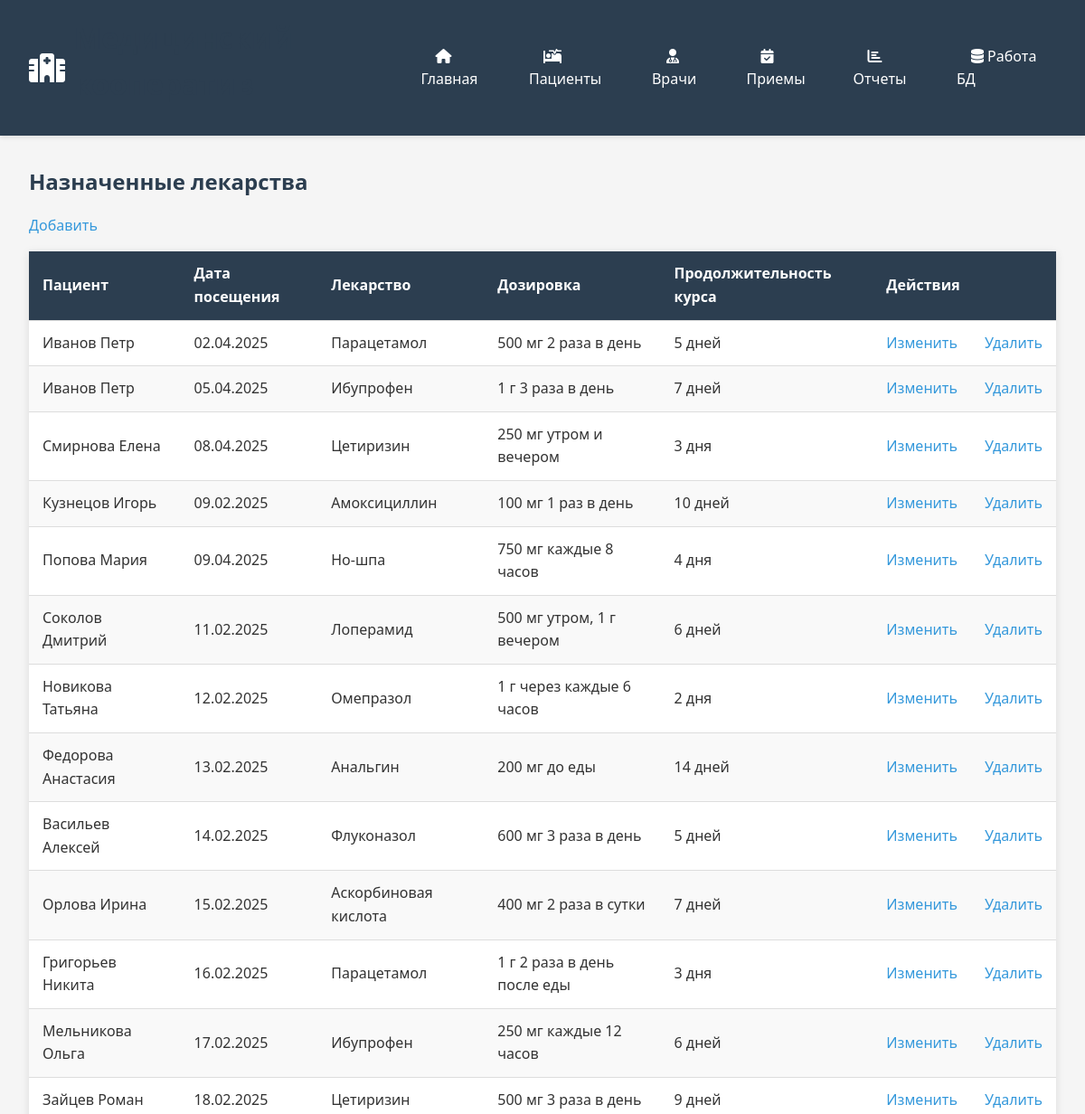
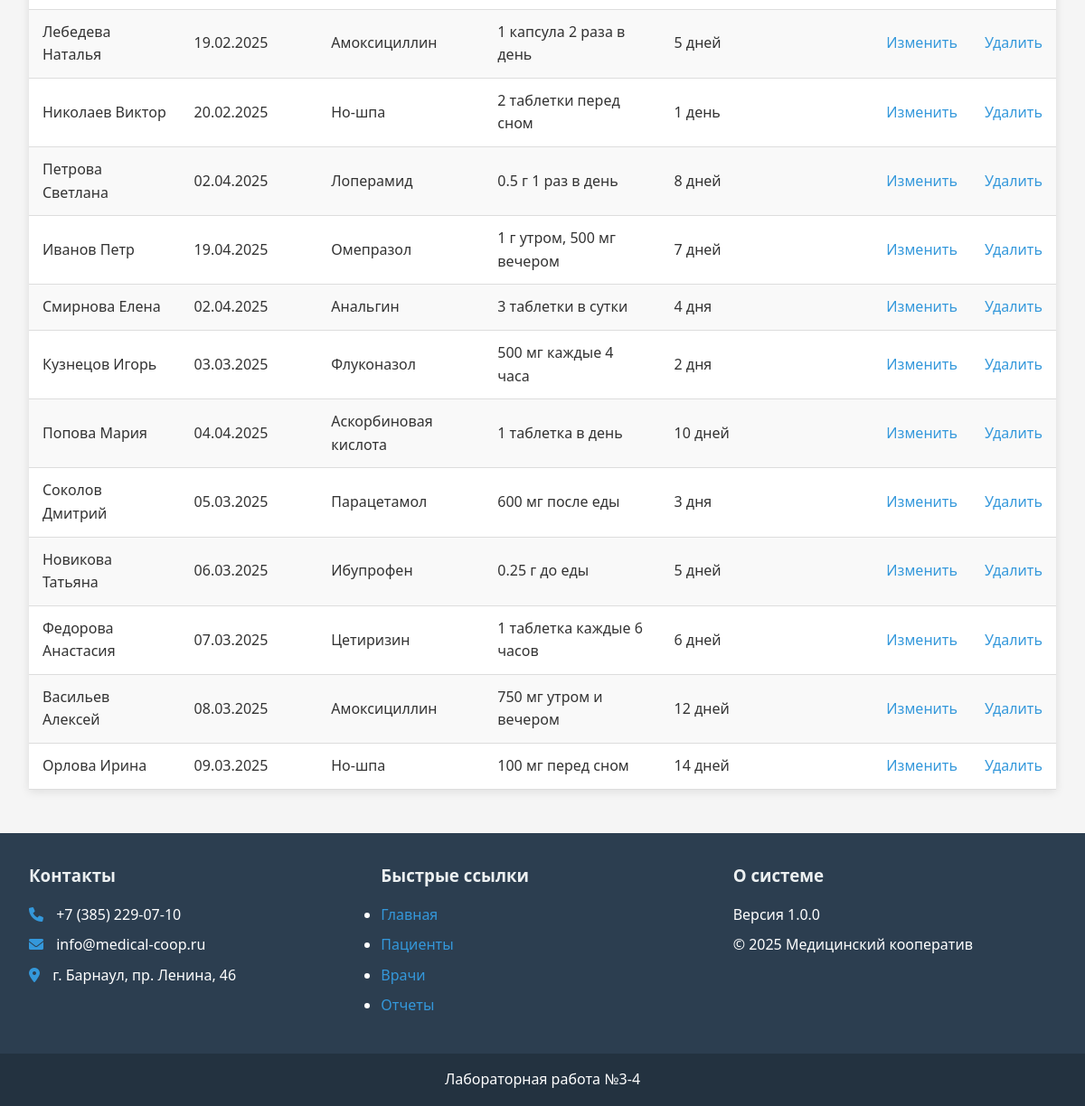
Page /pages/name_of_the_medicine/name_of_the_medicine.php on the committed database (2 pictures, top to bottom).
### tables this page shows
CREATE TABLE `name_of_the_medicine` (
  `id` int(11) NOT NULL,
  `visit` int(11) DEFAULT NULL,
  `medicine` int(11) DEFAULT NULL,
  `dosage` varchar(50) DEFAULT NULL,
  `duration_of_admission` varchar(50) DEFAULT NULL
);

CREATE TABLE `visit` (
  `id` int(11) NOT NULL,
  `patient` int(11) DEFAULT NULL,
  `doctor` int(11) DEFAULT NULL,
  `date_visit` datetime DEFAULT NULL,
  `office_in_hospital` varchar(10) DEFAULT NULL,
  `symptoms` int(11) DEFAULT NULL,
  `diagnosis` int(11) DEFAULT NULL,
  `prescription` int(11) DEFAULT NULL
);

CREATE TABLE `medicine` (
  `id` int(11) NOT NULL,
  `name` varchar(50) DEFAULT NULL,
  `application` text DEFAULT NULL,
  `action` text DEFAULT NULL,
  `effect` text DEFAULT NULL
);

### pages/name_of_the_medicine/name_of_the_medicine.php (the view, shortened to what this page needs)
<?php
require_once '../../includes/header.php';
require_once '../../includes/config.php';
$sql = "SELECT n.*, m.name as medicine_name,
               CONCAT(p.last_name, ' ', p.first_name) as patient_name,
               v.date_visit as visit_date
        FROM name_of_the_medicine n
        JOIN medicine m ON n.medicine = m.id
        JOIN visit v ON n.visit = v.id
        JOIN patient p ON v.patient = p.id
        ORDER BY n.id ASC";
$result = $conn->query($sql);
?>
<h2>Назначенные лекарства</h2>
<a class="button_change-add" href="pages/name_of_the_medicine/name_of_the_medicine_insert.php">Добавить</a>
<?php if ($result->num_rows > 0): ?>
    <table class="table">
        <thead>
            <tr>
                <th>Пациент</th>
                <th>Дата посещения</th>
                <th>Лекарство</th>
                <th>Дозировка</th>
                <th>Продолжительность курса</th>
                <th colspan="2">Действия</th>
            </tr>
        </thead>
        <tbody>
            <?php while($row = $result->fetch_assoc()): ?>
            <tr>
                <td><?= htmlspecialchars($row['patient_name']) ?></td>
                <td><?= htmlspecialchars(date('d.m.Y', strtotime($row['visit_date']))) ?></td>
                <td><?= htmlspecialchars($row['medicine_name']) ?></td>
                <td><?= htmlspecialchars($row['dosage']) ?></td>
                <td><?= htmlspecialchars($row['duration_of_admission']) ?></td>
                <td>
                    <a class="button_change-update" href="pages/name_of_the_medicine/name_of_the_medicine_update.php?id=<?= $row['id'] ?>">Изменить</a>
                </td>
                <td>
                    <a class="button_change-delete" href="pages/name_of_the_medicine/name_of_the_medicine_delete.php?id=<?= $row['id'] ?>"
                    onclick="return confirm('Вы уверены, что хотите удалить?')">Удалить</a>
                </td>
            </tr>
            <?php endwhile; ?>
        </tbody>
    </table>
<?php else: ?>
    <p>Нет данных о назначенных лекарствах.</p>
<?php endif;
require_once '../../includes/footer.php';
?>

### css/style.css (style rules this page uses)
:root { --primary-color: #3498db; --secondary-color: #2980b9; --accent-color: #e74c3c; --light-color: #ecf0f1; --dark-color: #2c3e50; --success-color: #2ecc71; --warning-color: #f39c12; --danger-color: #e74c3c; }
* { margin: 0; padding: 0; box-sizing: border-box; font-family: 'Segoe UI', Tahoma, Geneva, Verdana, sans-serif; }
body { background-color: #f5f5f5; color: #333; line-height: 1.6; }
a { text-decoration: none; color: var(--primary-color); }
h1, h2, h3 { margin-bottom: 1rem; color: var(--dark-color); }
.table { width: 100%; border-collapse: collapse; margin: 1rem 0; background: white; box-shadow: 0 2px 10px rgba(0,0,0,0.1); }
.table th, .table td { padding: 12px 15px; text-align: left; border-bottom: 1px solid #ddd; }
.table th { background-color: var(--dark-color); color: white; }
.table tr:nth-child(even) { background-color: #f9f9f9; }

### rows in the picture
name_of_the_medicine: patient_name "Иванов Петр", visit.date_visit "02.04.2025", medicine.name "Парацетамол", dosage "500 мг 2 раза в день", duration_of_admission "5 дней"
name_of_the_medicine: patient_name "Иванов Петр", visit.date_visit "05.04.2025", medicine.name "Ибупрофен", dosage "1 г 3 раза в день", duration_of_admission "7 дней"
name_of_the_medicine: patient_name "Смирнова Елена", visit.date_visit "08.04.2025", medicine.name "Цетиризин", dosage "250 мг утром и вечером", duration_of_admission "3 дня"
name_of_the_medicine: patient_name "Кузнецов Игорь", visit.date_visit "09.02.2025", medicine.name "Амоксициллин", dosage "100 мг 1 раз в день", duration_of_admission "10 дней"
name_of_the_medicine: patient_name "Попова Мария", visit.date_visit "09.04.2025", medicine.name "Но-шпа", dosage "750 мг каждые 8 часов", duration_of_admission "4 дня"
name_of_the_medicine: patient_name "Соколов Дмитрий", visit.date_visit "11.02.2025", medicine.name "Лоперамид", dosage "500 мг утром, 1 г вечером", duration_of_admission "6 дней"
name_of_the_medicine: patient_name "Новикова Татьяна", visit.date_visit "12.02.2025", medicine.name "Омепразол", dosage "1 г через каждые 6 часов", duration_of_admission "2 дня"
name_of_the_medicine: patient_name "Федорова Анастасия", visit.date_visit "13.02.2025", medicine.name "Анальгин", dosage "200 мг до еды", duration_of_admission "14 дней"
name_of_the_medicine: patient_name "Васильев Алексей", visit.date_visit "14.02.2025", medicine.name "Флуконазол", dosage "600 мг 3 раза в день", duration_of_admission "5 дней"
name_of_the_medicine: patient_name "Орлова Ирина", visit.date_visit "15.02.2025", medicine.name "Аскорбиновая кислота", dosage "400 мг 2 раза в сутки", duration_of_admission "7 дней"
name_of_the_medicine: patient_name "Григорьев Никита", visit.date_visit "16.02.2025", medicine.name "Парацетамол", dosage "1 г 2 раза в день после еды", duration_of_admission "3 дня"
name_of_the_medicine: patient_name "Мельникова Ольга", visit.date_visit "17.02.2025", medicine.name "Ибупрофен", dosage "250 мг каждые 12 часов", duration_of_admission "6 дней"
name_of_the_medicine: patient_name "Зайцев Роман", visit.date_visit "18.02.2025", medicine.name "Цетиризин", dosage "500 мг 3 раза в день", duration_of_admission "9 дней"
name_of_the_medicine: patient_name "Лебедева Наталья", visit.date_visit "19.02.2025", medicine.name "Амоксициллин", dosage "1 капсула 2 раза в день", duration_of_admission "5 дней"
name_of_the_medicine: patient_name "Николаев Виктор", visit.date_visit "20.02.2025", medicine.name "Но-шпа", dosage "2 таблетки перед сном", duration_of_admission "1 день"
name_of_the_medicine: patient_name "Петрова Светлана", visit.date_visit "02.04.2025", medicine.name "Лоперамид", dosage "0.5 г 1 раз в день", duration_of_admission "8 дней"
name_of_the_medicine: patient_name "Иванов Петр", visit.date_visit "19.04.2025", medicine.name "Омепразол", dosage "1 г утром, 500 мг вечером", duration_of_admission "7 дней"
name_of_the_medicine: patient_name "Смирнова Елена", visit.date_visit "02.04.2025", medicine.name "Анальгин", dosage "3 таблетки в сутки", duration_of_admission "4 дня"
name_of_the_medicine: patient_name "Кузнецов Игорь", visit.date_visit "03.03.2025", medicine.name "Флуконазол", dosage "500 мг каждые 4 часа", duration_of_admission "2 дня"
name_of_the_medicine: patient_name "Попова Мария", visit.date_visit "04.04.2025", medicine.name "Аскорбиновая кислота", dosage "1 таблетка в день", duration_of_admission "10 дней"
name_of_the_medicine: patient_name "Соколов Дмитрий", visit.date_visit "05.03.2025", medicine.name "Парацетамол", dosage "600 мг после еды", duration_of_admission "3 дня"
name_of_the_medicine: patient_name "Новикова Татьяна", visit.date_visit "06.03.2025", medicine.name "Ибупрофен", dosage "0.25 г до еды", duration_of_admission "5 дней"
name_of_the_medicine: patient_name "Федорова Анастасия", visit.date_visit "07.03.2025", medicine.name "Цетиризин", dosage "1 таблетка каждые 6 часов", duration_of_admission "6 дней"
name_of_the_medicine: patient_name "Васильев Алексей", visit.date_visit "08.03.2025", medicine.name "Амоксициллин", dosage "750 мг утром и вечером", duration_of_admission "12 дней"
name_of_the_medicine: patient_name "Орлова Ирина", visit.date_visit "09.03.2025", medicine.name "Но-шпа", dosage "100 мг перед сном", duration_of_admission "14 дней"
